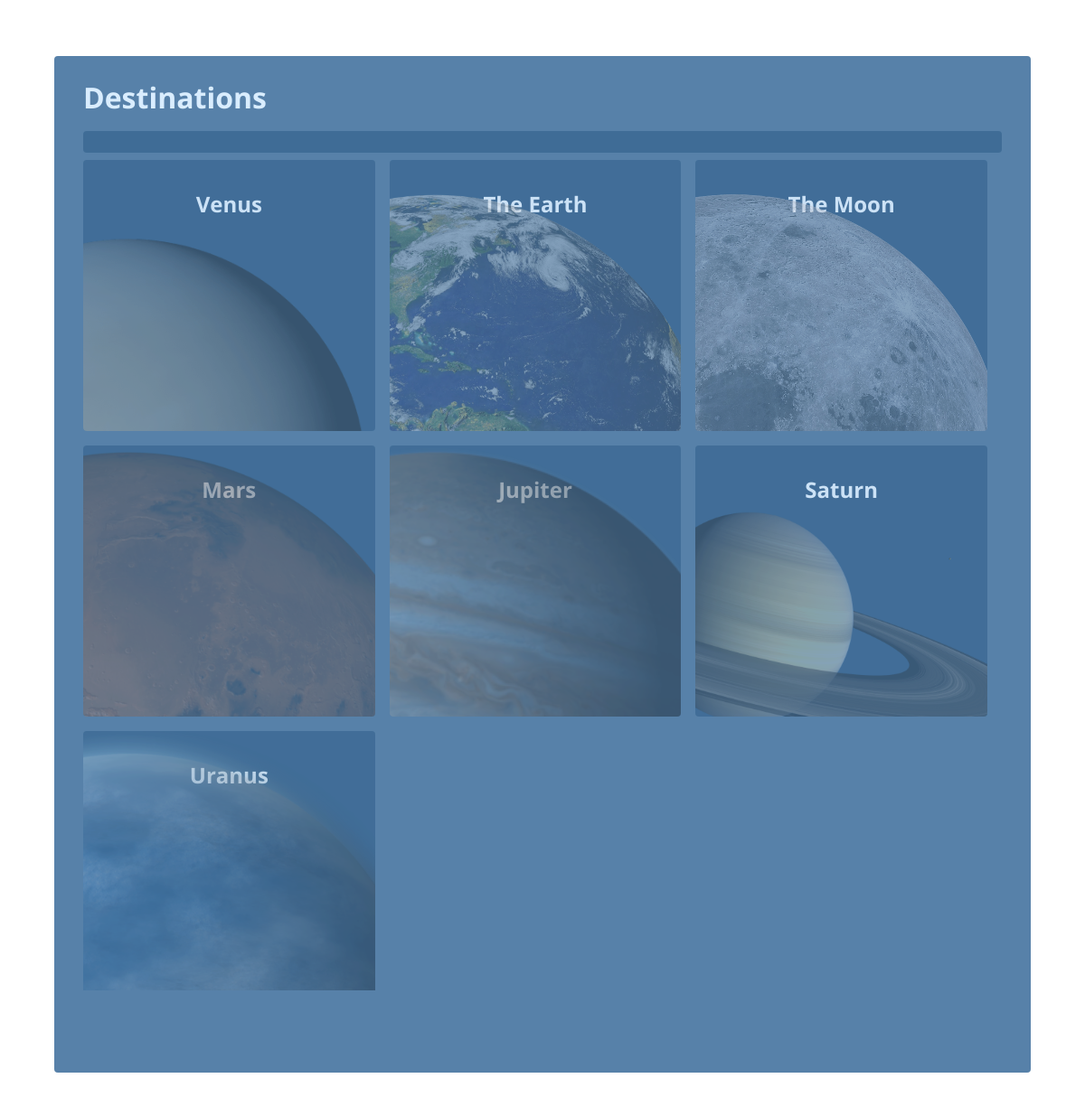
/destinations-admin.php, run on the app's committed database.
### tables this page shows
CREATE TABLE IF NOT EXISTS `destino` (
  `idDestino` int(11) NOT NULL AUTO_INCREMENT,
  `nombreDestino` varchar(100) NOT NULL,
  `descripcionDestino` varchar(500) NOT NULL,
  `gravedadDestino` float NOT NULL,
  `temperaturaDestino` float NOT NULL,
  `tiempoRotacionDestino` float NOT NULL DEFAULT 0,
  `tiempoTraslacionDestino` float NOT NULL DEFAULT 0,
  `distanciaDestino` float NOT NULL DEFAULT 0,
  `ordenDestino` int(11) NOT NULL,
  PRIMARY KEY (`idDestino`)
);

### destinations-admin.php (the view, shortened to what this page needs)
<?php
    require_once "conexion.php";
    $destinationQuery = "SELECT * FROM Destino ORDER BY ordenDestino;";
    $destinations = $conexion->query($destinationQuery);
?>
<!DOCTYPE html>
<html lang="en">
<head>
    <link rel="stylesheet" href="CSS/style.css">
</head>
<body>
<div class="container container--destinations">
    <div class="window">
        <h1 class="window__title">Destinations</h1>
        <div class="profile">
        </div>
        <div class="grid">
            <?php
                while($destination = $destinations->fetch_object()) {
            ?>
                <a href="stations.php?idDestination=<?php echo $destination->idDestino; ?>" class="link">
                    <div class="grid-option">
                        <img
                        src="./Images/Destinations/<?php echo $destination->nombreDestino; ?>.png"
                        alt="<?php echo $destination->nombreDestino; ?>"
                        class="grid-option__img"
                        >
                        <h2 class="carrousel-option__title"><?php echo $destination->nombreDestino; ?></h2>
                    </div>
                </a>
            <?php
                }
            ?>
        </div>
    </div>
</div>
</body>
</html>

### CSS/style.css (style rules this page uses)
:root { --window-background-color: #396B9A; --window-opacity: .85; --grid-option-background-color: #1d5284; --grid-option-background-color-hover: #13497b; --grid-option-background-opacity: .9; --grid-option-width: 25vw; --grid-option-height: 300px; --station-background-color: #1d5284; --station-background-color-hover: #13497b; --font-color: #d3eaff; --return-button-background-color: #d3eaff; --return-button-font-color: #1d5284; --button-primary-color: #05192c; --button-primary-color-hover: #123150; --button-primary-font-color: #d3eaff; --button-secondary-color: #d3eaff; --button-secondary-color-hover: #ebf6ff; --button-secondary-font-color: #05192c; }
* { padding: 0; margin: 0; box-sizing: border-box; font-family: 'Open Sans', Arial; scroll-behavior: smooth; }
body { overflow: hidden; }

### CSS/container.css (style rules this page uses)
.container { display: flex; flex-direction: column; justify-content: center; align-items: center; width: 100%; min-height: 100vh; padding: 2rem; overflow: hidden; color: var(--font-color); }

### CSS/window.css (style rules this page uses)
.window { position: relative; background: var(--window-background-color); padding: 1.5rem 2rem 5rem; opacity: var(--window-opacity); width: 90vw; height: 90vh; border-radius: 4px; overflow: hidden; }
.window__title { margin-bottom: 1rem; }

### CSS/profile.css (style rules this page uses)
.profile { display: flex; justify-content: space-between; align-items: center; background: var(--station-background-color); padding: .75rem; border-radius: 4px; }

### CSS/grid.css (style rules this page uses)
.grid { display: grid; overflow-y: scroll; width: 100%; height: 90%; margin-top: .5rem; padding-right: 1rem; grid-template-columns: repeat(3, 1fr); gap: 1rem; }
.grid-option { position: relative; display: flex; flex-direction: column; align-items: center; justify-content: space-between; background: var(--grid-option-background-color); opacity: var(--grid-option-background-opacity); min-width: var(--grid-option-width); height: var(--grid-option-height); padding: 2rem; cursor: pointer; transition: 200ms ease all; border-radius: 4px; color: var(--font-color); overflow: hidden; }
.grid-option__img { position: absolute; top: 0px; left: -300px; width: 700px; opacity: .4; transition: 500ms ease all; }

### CSS/link.css (style rules this page uses)
.link { text-decoration: none; }

### data on the page
destino: nombreDestino (picture), nombreDestino "Venus"
destino: nombreDestino (picture), nombreDestino "The Earth"
destino: nombreDestino (picture), nombreDestino "The Moon"
destino: nombreDestino (picture), nombreDestino "Mars"
destino: nombreDestino (picture), nombreDestino "Jupiter"
destino: nombreDestino (picture), nombreDestino "Saturn"
destino: nombreDestino (picture), nombreDestino "Uranus"
